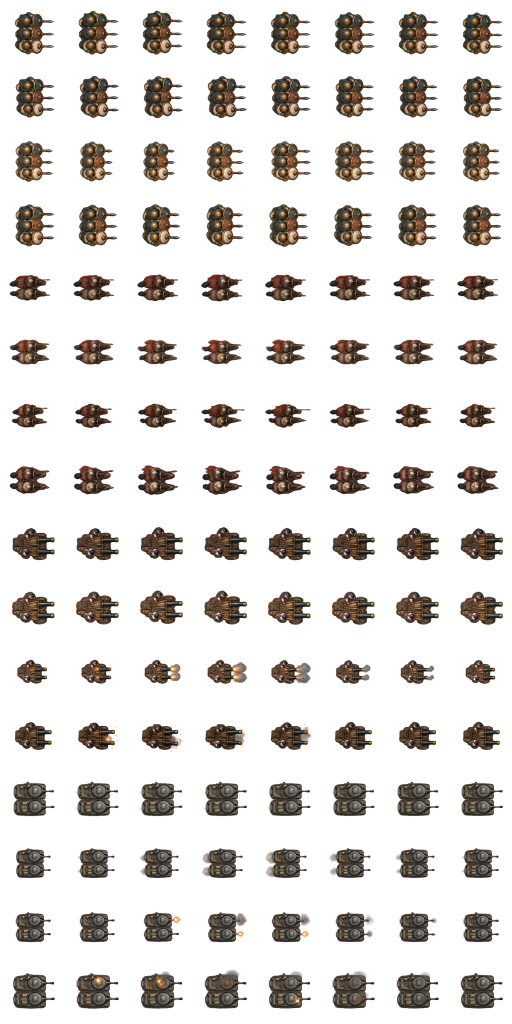
#> input picture Project/project-keynes/assets/military/formations/prototype/military_formation_prototype_v3.png, 1024 x 2048 px (shown at 1/2 size)
$ python -i generate_formation_prototype_v3.py   (imports and definitions only)
#> lines starting #> are read from the running program, lines starting #| are printed output that depends on the picture
#> further down, picture is the input picture: PIL image 1024x2048 RGBA; mean R, G, B, A 19.7, 15.7, 12.2, 51.8
#!/usr/bin/env python3
"""Assemble the v3 military formation atlas from isolated action sheets.

The generated source art is arranged as four prototype/action sheets. Each
sheet contains exactly eight frames in a 4-column by 2-row grid. This tool only
performs alpha cleanup, fixed-scale cell extraction, transparent padding and
atlas packing. It does not draw or synthesize unit artwork.

Unlike v2, v3 treats frame isolation as a hard input contract:

- every source cell must leave a transparent perimeter;
- all eight cells use one shared, cell-centered crop;
- no frame is independently recentered or rescaled;
- each atlas frame receives an additional transparent safety gutter.
"""

from __future__ import annotations

import argparse
import hashlib
import json
from pathlib import Path

from PIL import Image


ROOT = Path(__file__).resolve().parents[2]
PROTOTYPE_DIR = (
    ROOT
    / "Project/project-keynes/assets/military/formations/prototype"
)
DEFAULT_SOURCE_DIR = PROTOTYPE_DIR / "source/v3"
DEFAULT_OUTPUT = PROTOTYPE_DIR / "military_formation_prototype_v3.png"
DEFAULT_MANIFEST = PROTOTYPE_DIR / "source/source_manifest_v3.json"

PROTOTYPES = ("foot", "mounted", "artillery", "armored")
ACTIONS = ("idle", "move", "attack", "hit")
SOURCE_COLUMNS = 4
SOURCE_ROWS = 2
FRAMES_PER_ACTION = 8
FRAME = 128
FRAME_PADDING = 12
ALPHA_FLOOR = 8
MIN_CELL_EDGE_MARGIN_PX = 3


class SourceValidationError(ValueError):
    """Raised when a generated action sheet violates the frame contract."""


def _source_path(source_dir: Path, prototype: str, action: str) -> Path:
    return source_dir / f"{prototype}_{action}.png"


# [11 lines left out: function _cell_box, not called in this run]


def _alpha_clean(image: Image.Image) -> Image.Image:
    rgba = image.convert("RGBA")
    red, green, blue, alpha = rgba.split()
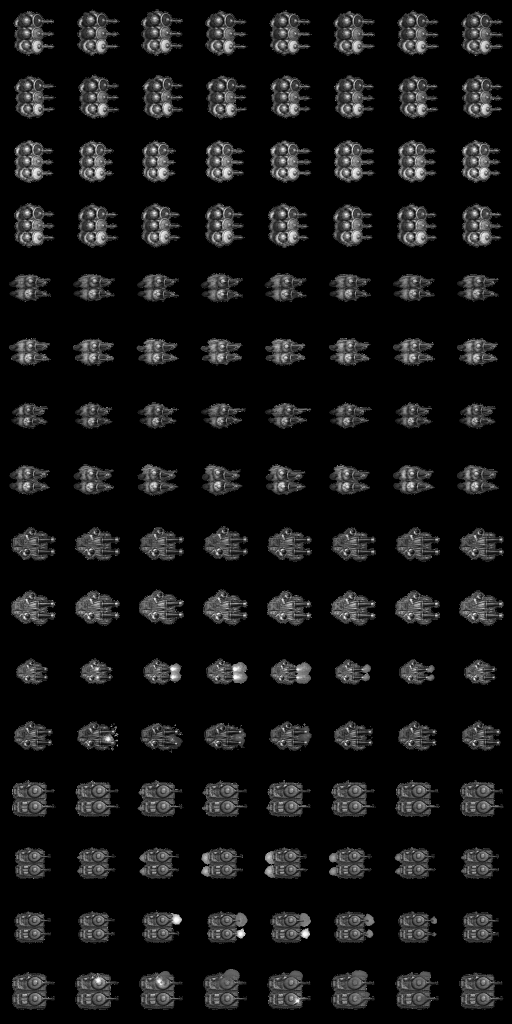
#> red: PIL image 1024x2048 L (shown at 1/2 size); min 0, max 255, mean 19.7
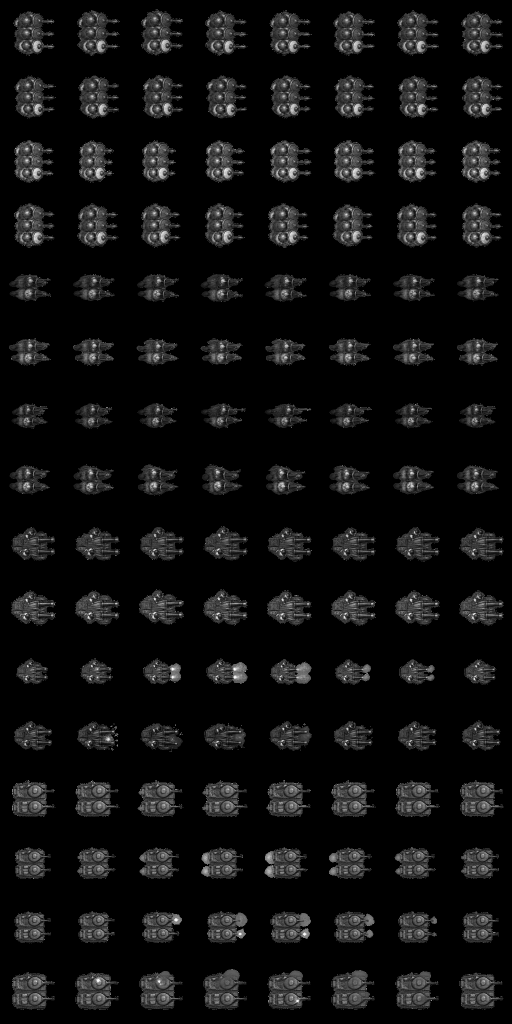
#> green: PIL image 1024x2048 L (shown at 1/2 size); min 0, max 255, mean 15.7
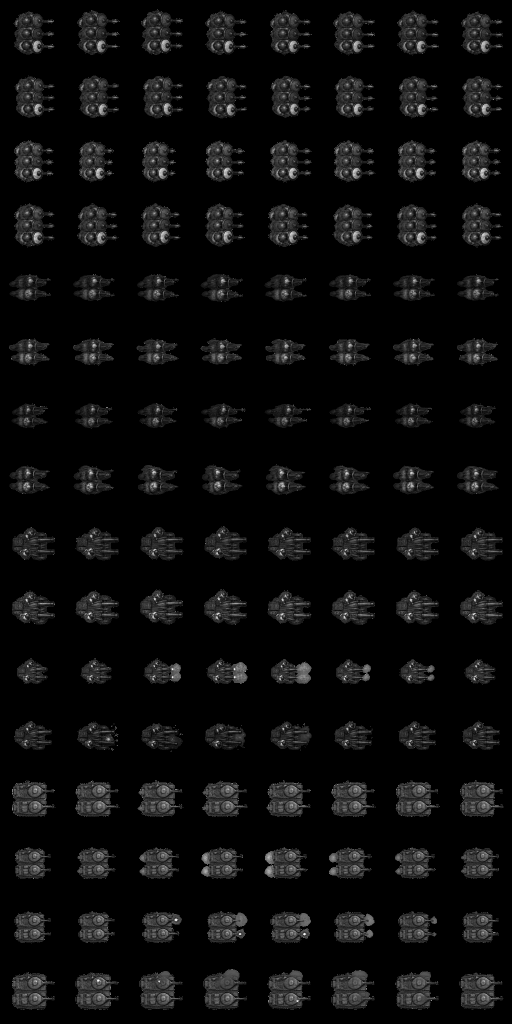
#> blue: PIL image 1024x2048 L (shown at 1/2 size); min 0, max 255, mean 12.2
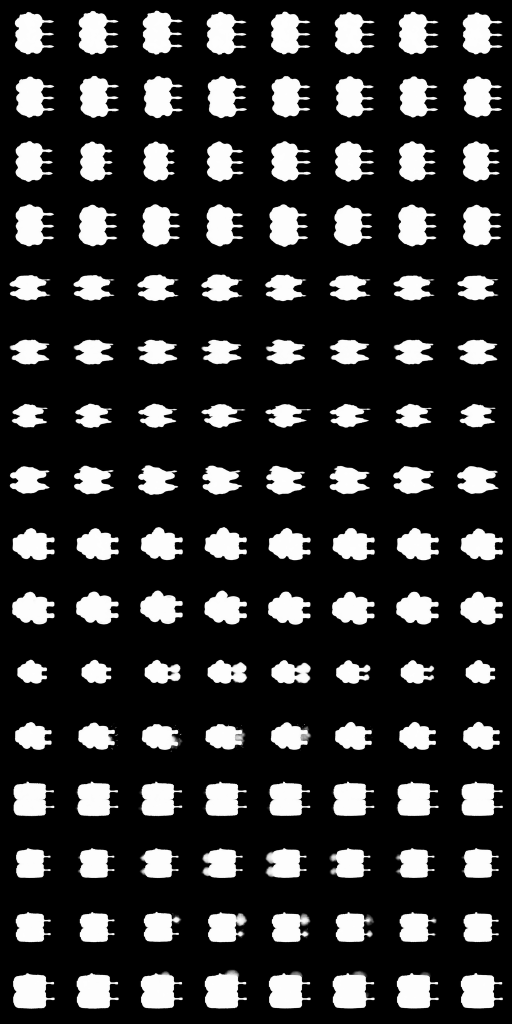
#> alpha: PIL image 1024x2048 L (shown at 1/2 size); min 0, max 255, mean 51.8
    alpha = alpha.point(lambda value: 0 if value <= ALPHA_FLOOR else value)
    return Image.merge("RGBA", (red, green, blue, alpha))


# [298 lines left out: functions _cell_metrics, _common_crop_side, _normalize_action, _frame_metrics, build_atlas, _manifest and 1 more, not called in this run]


# [2 lines not run here, left out]

>>> from PIL import Image
>>> picture = Image.open('../../Project/project-keynes/assets/military/formations/prototype/military_formation_prototype_v3.png')
>>> result = _alpha_clean(picture)
